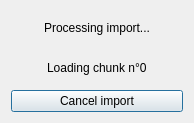
<?xml version="1.0" encoding="UTF-8"?>
<ui version="4.0">
 <class>Dialog</class>
 <widget class="QDialog" name="Dialog">
  <property name="geometry">
   <rect>
    <x>0</x>
    <y>0</y>
    <width>194</width>
    <height>123</height>
   </rect>
  </property>
  <property name="windowTitle">
   <string>ODS</string>
  </property>
  <layout class="QVBoxLayout" name="verticalLayout_2">
   <item>
    <widget class="QLabel" name="importLabel">
     <property name="text">
      <string>Processing import...</string>
     </property>
     <property name="alignment">
      <set>Qt::AlignCenter</set>
     </property>
     <property name="wordWrap">
      <bool>false</bool>
     </property>
    </widget>
   </item>
   <item alignment="Qt::AlignHCenter">
    <widget class="QLabel" name="chunkLabel">
     <property name="text">
      <string>Loading chunk n°0</string>
     </property>
    </widget>
   </item>
   <item>
    <widget class="QPushButton" name="cancelButton">
     <property name="text">
      <string>Cancel import</string>
     </property>
    </widget>
   </item>
  </layout>
 </widget>
 <resources/>
 <connections/>
</ui>
